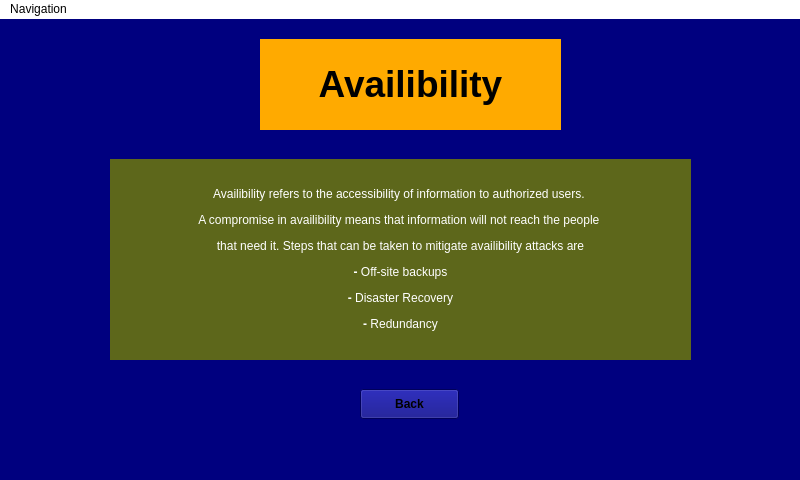
<?xml version="1.0" encoding="UTF-8"?>
<ui version="4.0">
 <class>MainWindow</class>
 <widget class="QMainWindow" name="MainWindow">
  <property name="geometry">
   <rect>
    <x>0</x>
    <y>0</y>
    <width>800</width>
    <height>480</height>
   </rect>
  </property>
  <property name="windowTitle">
   <string>MainWindow</string>
  </property>
  <property name="styleSheet">
   <string notr="true">background-color: rgb(0, 0, 127);</string>
  </property>
  <widget class="QWidget" name="centralwidget">
   <widget class="QLabel" name="label">
    <property name="geometry">
     <rect>
      <x>260</x>
      <y>20</y>
      <width>301</width>
      <height>91</height>
     </rect>
    </property>
    <property name="styleSheet">
     <string notr="true">background-color: rgb(255, 170, 0);</string>
    </property>
    <property name="text">
     <string>&lt;html&gt;&lt;head/&gt;&lt;body&gt;&lt;p align=&quot;center&quot;&gt;&lt;span style=&quot; font-size:28pt; font-weight:600;&quot;&gt;Availibility&lt;/span&gt;&lt;/p&gt;&lt;/body&gt;&lt;/html&gt;</string>
    </property>
   </widget>
   <widget class="QLabel" name="label_2">
    <property name="geometry">
     <rect>
      <x>110</x>
      <y>140</y>
      <width>581</width>
      <height>201</height>
     </rect>
    </property>
    <property name="styleSheet">
     <string notr="true">background-color: rgb(93, 103, 27);</string>
    </property>
    <property name="text">
     <string>&lt;html&gt;&lt;head/&gt;&lt;body&gt;&lt;p align=&quot;center&quot;&gt;&lt;span style=&quot; color:#ffffff;&quot;&gt;Availibility refers to the accessibility of information to authorized users. &lt;/span&gt;&lt;/p&gt;&lt;p align=&quot;center&quot;&gt;&lt;span style=&quot; color:#ffffff;&quot;&gt;A compromise in availibility means that information will not reach the people &lt;/span&gt;&lt;/p&gt;&lt;p align=&quot;center&quot;&gt;&lt;span style=&quot; color:#ffffff;&quot;&gt;that need it. Steps that can be taken to mitigate availibility attacks are&lt;/span&gt;&lt;/p&gt;&lt;p align=&quot;center&quot;&gt;&lt;span style=&quot; font-weight:600; color:#ffffff;&quot;&gt;- &lt;/span&gt;&lt;span style=&quot; color:#ffffff;&quot;&gt;Off-site backups&lt;/span&gt;&lt;/p&gt;&lt;p align=&quot;center&quot;&gt;&lt;span style=&quot; font-weight:600; color:#ffffff;&quot;&gt;- &lt;/span&gt;&lt;span style=&quot; color:#ffffff;&quot;&gt;Disaster Recovery&lt;/span&gt;&lt;/p&gt;&lt;p align=&quot;center&quot;&gt;&lt;span style=&quot; font-weight:600; color:#ffffff;&quot;&gt;- &lt;/span&gt;&lt;span style=&quot; color:#ffffff;&quot;&gt;Redundancy&lt;/span&gt;&lt;/p&gt;&lt;/body&gt;&lt;/html&gt;</string>
    </property>
   </widget>
   <widget class="QPushButton" name="Back_Button">
    <property name="geometry">
     <rect>
      <x>360</x>
      <y>370</y>
      <width>99</width>
      <height>30</height>
     </rect>
    </property>
    <property name="font">
     <font>
      <weight>75</weight>
      <bold>true</bold>
     </font>
    </property>
    <property name="styleSheet">
     <string notr="true">border-image: url(:/Images/Imagefiles/orangebutton.png);</string>
    </property>
    <property name="text">
     <string>Back</string>
    </property>
   </widget>
  </widget>
  <widget class="QMenuBar" name="menubar">
   <property name="geometry">
    <rect>
     <x>0</x>
     <y>0</y>
     <width>800</width>
     <height>28</height>
    </rect>
   </property>
   <property name="styleSheet">
    <string notr="true">background-color: rgb(255, 255, 255);</string>
   </property>
   <widget class="QMenu" name="menuNavigation">
    <property name="title">
     <string>Navigation</string>
    </property>
    <addaction name="Menu_main"/>
    <addaction name="Menu_tutorial"/>
    <addaction name="Menu_videos"/>
    <addaction name="Menu_attacks"/>
    <addaction name="Menu_counter"/>
    <addaction name="Menu_exit"/>
   </widget>
   <addaction name="menuNavigation"/>
  </widget>
  <widget class="QStatusBar" name="statusbar"/>
  <action name="Menu_main">
   <property name="text">
    <string>Main Hub</string>
   </property>
  </action>
  <action name="Menu_tutorial">
   <property name="text">
    <string>Tutorial Menu</string>
   </property>
  </action>
  <action name="Menu_videos">
   <property name="text">
    <string>Videos</string>
   </property>
  </action>
  <action name="Menu_attacks">
   <property name="text">
    <string>Attacks</string>
   </property>
  </action>
  <action name="Menu_counter">
   <property name="text">
    <string>Counter Measures</string>
   </property>
  </action>
  <action name="Menu_exit">
   <property name="text">
    <string>Exit</string>
   </property>
  </action>
 </widget>
 <resources>
  <include location="Resources.qrc"/>
 </resources>
 <connections/>
</ui>
